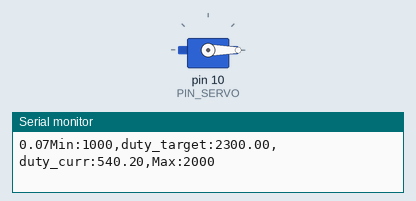
The sketch below on a simulated Arduino Uno, built with avr-gcc and run on an emulated ATmega328P. Shown: servo, the last lines printed to the serial monitor.

Above: at 0.1 s.
At 37.8 s:
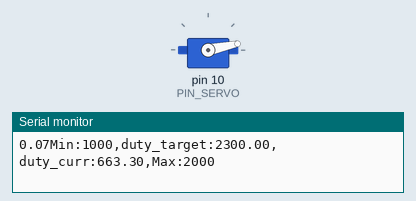
Timing chart, 0 to 39.3 s (numbered marks = the images above):
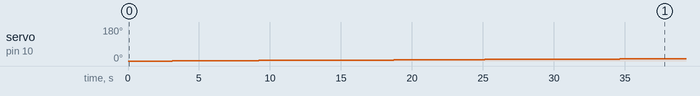

Measured:
- by itself, servo on pin 10 (PIN_SERVO): moves from 0° to 12° over 34.6 s

The sketch:

13C1_20203028____.ino
```cpp
#include <Servo.h>

// Arduino pin assignment
#define PIN_SERVO 10

// configurable parameters
#define _DUTY_MIN 440 // servo full clockwise position (0 degree)
#define _DUTY_NEU 1420 // servo neutral position (90 degree)
#define _DUTY_MAX 2400 // servo full counterclockwise position (180 degree)

#define _POS_START (_DUTY_MIN + 100)
#define _POS_END (_DUTY_MAX - 100)

#define _SERVO_SPEED 0.3 // servo speed limit (unit: degree/second)
#define INTERVAL 20  // servo update interval

// global variables
unsigned long last_sampling_time; // unit: ms
float duty_chg_per_interval; // maximum duty difference per interval
int toggle_interval, toggle_interval_cnt;
float pause_time; // unit: sec
Servo myservo;
float duty_target, duty_curr;

void setup() {
// initialize GPIO pins
  myservo.attach(PIN_SERVO);
  duty_target = duty_curr = _POS_START;
  myservo.writeMicroseconds(duty_curr);

// initialize serial port
  Serial.begin(57600);

// convert angle speed into duty change per interval.
  duty_chg_per_interval = (float)(_DUTY_MAX - _DUTY_MIN) * _SERVO_SPEED / 180 * (float)(INTERVAL) / 1000;

// remove next three lines after finding answers
  Serial.print("duty_chg_per_interval:");
  Serial.println(duty_chg_per_interval);

// initialize variables for servo update.
  pause_time = 1;
  toggle_interval = (180.0 / _SERVO_SPEED + pause_time) * 1000 / INTERVAL;
  toggle_interval_cnt = toggle_interval;

// initialize last sampling time
  last_sampling_time = 0;
}

void loop() {
// wait until next sampling time.
// millis() returns the number of milliseconds since the program started. Will overflow after 50 days.
  if(millis() < last_sampling_time + INTERVAL) return;

// adjust duty_curr toward duty_target by duty_chg_per_interval
  if(duty_target > duty_curr) {
    duty_curr += duty_chg_per_interval;
    if(duty_curr > duty_target) duty_curr = duty_target;
  }
  else {
    duty_curr -= duty_chg_per_interval;
    if(duty_curr < duty_target) duty_curr = duty_target;
  }
  Serial.print(duty_chg_per_interval);
// update servo position
  myservo.writeMicroseconds(duty_curr);

// output the read value to the serial port
  Serial.print("Min:1000,duty_target:");
  Serial.print(duty_target);
  Serial.print(",duty_curr:");
  Serial.print(duty_curr);
  Serial.println(",Max:2000");

// toggle duty_target between _DUTY_MIN and _DUTY_MAX.
  if(toggle_interval_cnt >= toggle_interval) {
    toggle_interval_cnt = 0;
    if(duty_target == _POS_START) duty_target = _POS_END;
    else duty_target = _POS_START;
  }
  else {
    toggle_interval_cnt++;
  }

// update last sampling time
  last_sampling_time += INTERVAL;
}
```
